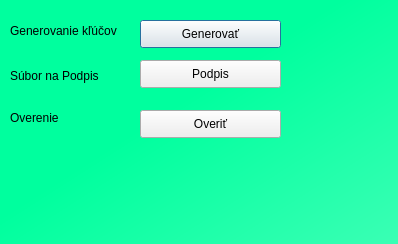
<?xml version="1.0" encoding="UTF-8"?>
<ui version="4.0">
 <class>Dialog</class>
 <widget class="QDialog" name="Dialog">
  <property name="geometry">
   <rect>
    <x>0</x>
    <y>0</y>
    <width>398</width>
    <height>244</height>
   </rect>
  </property>
  <property name="windowTitle">
   <string>Dialog</string>
  </property>
  <widget class="QWidget" name="bgwidget" native="true">
   <property name="geometry">
    <rect>
     <x>0</x>
     <y>0</y>
     <width>1200</width>
     <height>800</height>
    </rect>
   </property>
   <property name="styleSheet">
    <string notr="true">QWidget#bgwidget{
background-color:qlineargradient(spread:pad, x1:0.149, y1:0.130364, x2:0.93, y2:0.942727, stop:0 rgba(0, 255, 158, 255), stop:0.9801 rgba(255, 255, 255, 255));
}
</string>
   </property>
   <widget class="QLabel" name="Label_Input_n">
    <property name="geometry">
     <rect>
      <x>10</x>
      <y>60</y>
      <width>101</width>
      <height>31</height>
     </rect>
    </property>
    <property name="text">
     <string>Súbor na Podpis</string>
    </property>
   </widget>
   <widget class="QLabel" name="Label_Input_e">
    <property name="geometry">
     <rect>
      <x>10</x>
      <y>20</y>
      <width>121</width>
      <height>21</height>
     </rect>
    </property>
    <property name="text">
     <string>Generovanie kľúčov</string>
    </property>
   </widget>
   <widget class="QPushButton" name="pushButton_Generovat">
    <property name="geometry">
     <rect>
      <x>140</x>
      <y>20</y>
      <width>141</width>
      <height>28</height>
     </rect>
    </property>
    <property name="text">
     <string>Generovať</string>
    </property>
   </widget>
   <widget class="QPushButton" name="pushButton_2">
    <property name="geometry">
     <rect>
      <x>140</x>
      <y>60</y>
      <width>141</width>
      <height>28</height>
     </rect>
    </property>
    <property name="text">
     <string>Podpis</string>
    </property>
   </widget>
   <widget class="QLabel" name="label">
    <property name="geometry">
     <rect>
      <x>10</x>
      <y>110</y>
      <width>91</width>
      <height>16</height>
     </rect>
    </property>
    <property name="text">
     <string>Overenie</string>
    </property>
   </widget>
   <widget class="QPushButton" name="pushButton_overit">
    <property name="geometry">
     <rect>
      <x>140</x>
      <y>110</y>
      <width>141</width>
      <height>28</height>
     </rect>
    </property>
    <property name="text">
     <string>Overiť</string>
    </property>
   </widget>
   <widget class="QLabel" name="label_2">
    <property name="geometry">
     <rect>
      <x>20</x>
      <y>160</y>
      <width>331</width>
      <height>51</height>
     </rect>
    </property>
    <property name="text">
     <string/>
    </property>
   </widget>
  </widget>
 </widget>
 <resources/>
 <connections/>
</ui>
